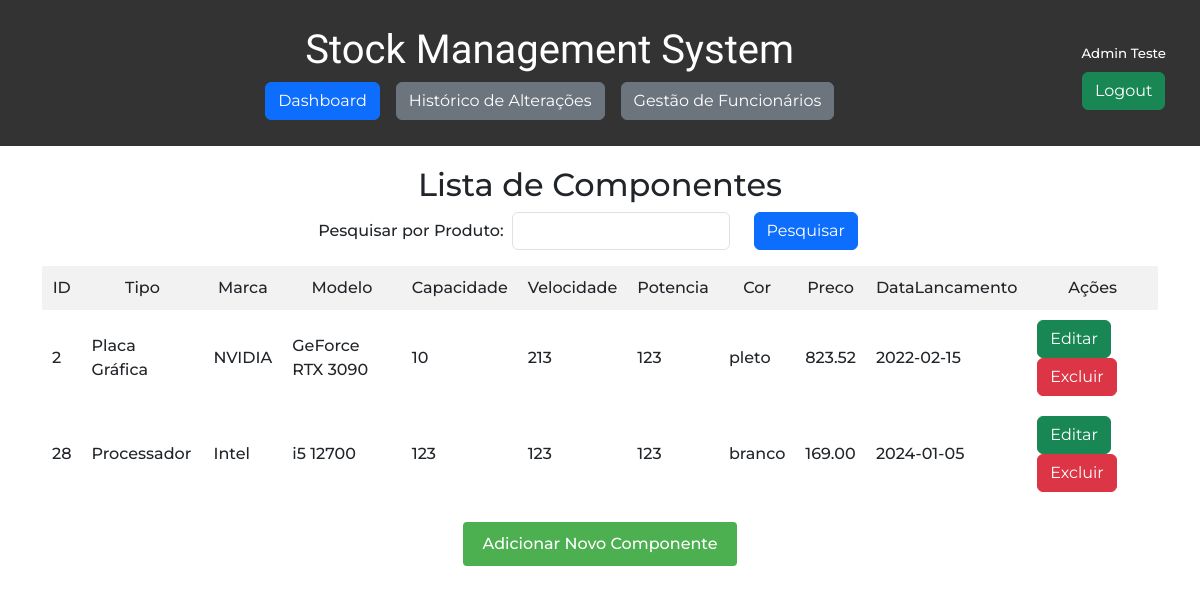
/dashboard.php (signed in), run on the app's committed database.
### tables this page shows
CREATE TABLE `componentes` (
  `ID` int(11) NOT NULL,
  `Tipo` varchar(50) NOT NULL,
  `Marca` varchar(50) DEFAULT NULL,
  `Modelo` varchar(50) DEFAULT NULL,
  `Quantidade` int(11) NOT NULL,
  `Capacidade` int(11) DEFAULT NULL,
  `Velocidade` varchar(20) DEFAULT NULL,
  `Potencia` int(11) DEFAULT NULL,
  `Cor` varchar(20) DEFAULT NULL,
  `Preco` decimal(10,2) DEFAULT NULL,
  `DataLancamento` date DEFAULT NULL
);

### dashboard.php (the view, shortened to what this page needs)
<?php require('requireLogin.php');
$fullUrl = $_SERVER['REQUEST_URI'];
$specificWord = 'dashboard';
$urlVerify = false;
if (strpos($fullUrl, $specificWord) !== false) {
    $urlVerify = true;
}
?>
<!DOCTYPE html>
<html lang="en">
<head>
</head>
<body>
<header>
    <nav class="navbar">
        <div class="navbar-center">
            <h1>Stock Management System</h1>
            <div class="navbar-container">
                <?php if($urlVerify) { ?>
                    <a href="dashboard.php" class="btn btn-primary navbar-link">Dashboard</a>
                <?php } else { ?>
                    <a href="dashboard.php" class="btn btn-secondary navbar-link">Dashboard</a>
                <?php } ?>
                <a href="historico.php" class="btn btn-secondary navbar-link">Histórico de Alterações</a>
                <a href="gestao_funcionarios.php" class="btn btn-secondary navbar-link">Gestão de Funcionários</a>
            </div>
        </div>
        <div class="navbar-login">
            <?php if($_SESSION['logado'] !== true) { ?>
                <a href="login.php" class="btn btn-success">Login</a>
            <?php } else { ?>
                <p style="font-size: 10pt"><?=$_SESSION['username']?></p>
                <a href="logout.php" class="btn btn-success">Logout</a>
            <?php } ?>
        </div>
    </nav>
</header>
<div class="container">
    <div class="content-container">
        <h2>Lista de Componentes</h2>
        <form method="GET" action="" class="row mb-3" style="width: 100%; justify-content:center;">
            <div class="" style="width: max-content; display: flex; flex-direction: row;">
                <label for="produto" style="display:flex; align-items: center; margin-right: .5rem;">Pesquisar por Produto:</label>
                <input type="text" name="produto" id="produto" class="form-control" style="width: fit-content !important;">
            </div>
            <div style="width: max-content;">
                <input type="submit" value="Pesquisar" class="btn btn-primary">
            </div>
        </form>
        <?php
        $conexao = new mysqli("localhost","root","","gestaostock");
        $whereClause = "";
        $query = "SELECT * FROM Componentes" . $whereClause;
        $resultado = $conexao->query($query);
        if ($resultado->num_rows > 0) {
            echo "<table>
                    <tr>
                        <th>ID</th>
                        <th>Tipo</th>
                        <th>Marca</th>
                        <th>Modelo</th>
                        <th>Capacidade</th>
                        <th>Velocidade</th>
                        <th>Potencia</th>
                        <th>Cor</th>
                        <th>Preco</th>
                        <th>DataLancamento</th>
                        <th>Ações</th>
                    </tr>";
            while ($linha = $resultado->fetch_assoc()) {
                echo "<tr>
                        <td>{$linha['ID']}</td>
                        <td>{$linha['Tipo']}</td>
                        <td>{$linha['Marca']}</td>
                        <td>{$linha['Modelo']}</td>
                        <td>{$linha['Capacidade']}</td>
                        <td>{$linha['Velocidade']}</td>
                        <td>{$linha['Potencia']}</td>
                        <td>{$linha['Cor']}</td>
                        <td>{$linha['Preco']}</td>
                        <td>{$linha['DataLancamento']}</td>
                        <td>
                            <a href='edit.php?id={$linha['ID']}' class='btn btn-success'>Editar</a>
                            <a href='delete.php?id={$linha['ID']}' class='btn btn-danger'>Excluir</a>
                        </td>
                    </tr>";
            }
            echo "</table>";
        } else {
            echo "Nenhum componente encontrado.";
        }
        ?>
        <a href="add.php" class="button">Adicionar Novo Componente</a>
    </div>
</div>
</body>
</html>

### style.css (style rules this page uses)
* { font-family: 'Montserrat', sans-serif; font-weight: 500; }
body { font-family: Arial, sans-serif; margin: 0; }
header { background-color: #333; padding: 10px; text-align: center; color: white; }
header h1 { font-family: 'Kanit', sans-serif !important; }
.container { display: flex; justify-content: space-between; align-items: center; padding: 20px; }
.content-container { text-align: center; width: 100%; }
h2 { margin-bottom: 20px; }
table { border-collapse: collapse; width: 100%; }
th, td { border: 1px solid #ddd; padding: 10px; text-align: left; }
th { background-color: #f2f2f2; }
a.button { display: inline-block; padding: 10px 20px; background-color: #4CAF50; color: white; text-decoration: none; border-radius: 4px; margin-top: 20px; }
.navbar { width: 100%; display: flex; flex-direction: row; padding: 1rem !important; }
.navbar-center { display: flex; flex-direction: column; justify-content: center; margin: 0 auto; }
.navbar-container { display: flex; flex-direction: row; gap: 1rem; }
.navbar-login p { display: flex; justify-content: center; align-items: center; margin: 0; padding: .5rem; }

### data on the page
componentes: ID "2", Tipo "Placa Gráfica", Marca "NVIDIA", Modelo "GeForce RTX 3090", Capacidade "10", Velocidade "213", Potencia "123", Cor "pleto", Preco "823.52", DataLancamento "2022-02-15"
componentes: ID "28", Tipo "Processador", Marca "Intel", Modelo "i5 12700", Capacidade "123", Velocidade "123", Potencia "123", Cor "branco", Preco "169.00", DataLancamento "2024-01-05"

### other printed values
$_SESSION['username'] "Admin Teste"
